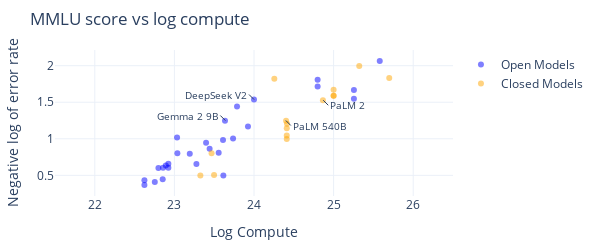

Write notebook code for a chart like this one.
### Code cell
fig = go.Figure()

for category, color in [('Open', 'blue'), ('Closed', 'orange')]:
  df_category = filtered_reg_df[filtered_reg_df['Open/Closed'] == category]
  fig.add_trace(
      go.Scatter(
          x=df_category['log_compute'],
          y=df_category[bench + '_log_error'],
          mode='markers',
          name=f'{category} Models',
          marker=dict(color=color, opacity=0.5),
          text=df_category['System']
      ),
  )

fig.add_annotation(
    x=24,
    y=1.537,
    text="DeepSeek V2",
    xref="x",
    yref="y",
    showarrow=True,
    font=dict(size=10),
    align="left",
    xanchor="right",
    ax=-5,
    ay=-5
)
fig.add_annotation(
    x=24.87,
    y=1.527,
    text="PaLM 2",
    xref="x",
    yref="y",
    showarrow=True,
    font=dict(size=10),
    align="left",
    xanchor="left",
    ax=5,
    ay=5,
)
fig.add_annotation(
    x=23.64,
    y=1.25,
    text="Gemma 2 9B",
    xref="x",
    yref="y",
    showarrow=True,
    font=dict(size=10),
    align="left",
    xanchor="right",
    ax=-5,
    ay=-5
)
fig.add_annotation(
    x=24.4,
    y=1.25,
    text="PaLM 540B",
    xref="x",
    yref="y",
    showarrow=True,
    font=dict(size=10),
    align="left",
    xanchor="left",
    ax=5,
    ay=5
)

# Update layout
fig.update_layout(
  width=600,
  height=250,
  title_text=f"{bench} score vs log compute",
  showlegend=True,
  # legend=dict(
  #   orientation="h",
  #   yanchor="bottom",
  #   y=-0.4,
  #   xanchor="left",
  #   x=0,
  # ),
  margin=dict(t=50, b=20, l=40, r=40),
  template='plotly_white'
)

fig.update_xaxes(title_text="Log Compute", range=[21.5, 26.5])
fig.update_yaxes(title_text="Negative log of error rate")

# Show the plot
fig.show()

# Save the plot
if save:
  save_plot(fig, results_dir, f'{bench}_compute')

### Figure 1 — Plotly figure (JSON) as saved in the notebook; plotly's stock layout.template omitted (floating-point values rounded to 4 significant figures)
{"data": [{"marker": {"color": "blue", "opacity": 0.5}, "mode": "markers", "name": "Open Models", "text": ["BLOOM-176B", "DeepSeek-7B", "DeepSeek-V2", "Falcon 40B", "Gemma 2 9B", "GPT-NeoX 20B", "Llama 3 70B", "Llama 3.1 70B", "Llama 3.1 405B", "LLaMa-1 7B", "LLaMa-1 13B", "LLaMa-1 33B", "LLaMa-1 65B", "LLaMa-2 7B", "LLaMa-2 13B", "LLaMa-2 34B", "LLaMa-2 70B", "MPT 7B", "MPT 30B", "Nemotron-4-340B Base", "Nemotron-4-340B Instruct", "OPT-66B", "StableLM-3B-4E1T", "StableLM-alpha-7b-v2", "XVerse-13B", "XVerse-13B-2", "Yi-34B", "Yi-6B"], "type": "scatter", "x": [23.61, 22.92, 24, 23.56, 23.64, 22.75, 24.8, 24.8, 25.58, 22.62, 22.89, 23.44, 23.74, 22.92, 23.19, 23.61, 23.92, 22.62, 23.28, 25.26, 25.26, 22.85, 22.86, 22.8, 23.04, 23.4, 23.79, 23.03], "y": [0.4964, 0.6578, 1.537, 0.8074, 1.248, 0.4095, 1.715, 1.808, 2.064, 0.4323, 0.633, 0.8627, 1.005, 0.6033, 0.7941, 0.9835, 1.168, 0.3682, 0.6539, 1.666, 1.546, 0.4461, 0.602, 0.5997, 0.8007, 0.9467, 1.442, 1.017]}, {"marker": {"color": "orange", "opacity": 0.5}, "mode": "markers", "name": "Closed Models", "text": ["BloombergGPT", "code-davinci-002", "Gemini Ultra", "GPT-3.5-turbo-16k", "GPT-4 (original)", "Inflection-2", "Inflection-2.5", "Mistral Large", "PaLM 63B", "PaLM 540B", "PaLM-2", "text-davinci-001", "text-davinci-002", "text-davinci-003", "Yi-Large"], "type": "scatter", "x": [23.33, 24.41, 25.7, 24.41, 25.32, 25, 25, 25, 23.47, 24.4, 24.87, 23.5, 24.41, 24.41, 24.26], "y": [0.4973, 1.146, 1.83, 1.204, 1.995, 1.59, 1.59, 1.671, 0.8007, 1.248, 1.528, 0.5058, 0.997, 1.044, 1.82]}], "layout": {"annotations": [{"align": "left", "ax": -5, "ay": -5, "font": {"size": 10}, "showarrow": true, "text": "DeepSeek V2", "x": 24, "xanchor": "right", "xref": "x", "y": 1.537, "yref": "y"}, {"align": "left", "ax": 5, "ay": 5, "font": {"size": 10}, "showarrow": true, "text": "PaLM 2", "x": 24.87, "xanchor": "left", "xref": "x", "y": 1.527, "yref": "y"}, {"align": "left", "ax": -5, "ay": -5, "font": {"size": 10}, "showarrow": true, "text": "Gemma 2 9B", "x": 23.64, "xanchor": "right", "xref": "x", "y": 1.25, "yref": "y"}, {"align": "left", "ax": 5, "ay": 5, "font": {"size": 10}, "showarrow": true, "text": "PaLM 540B", "x": 24.4, "xanchor": "left", "xref": "x", "y": 1.25, "yref": "y"}], "height": 250, "margin": {"b": 20, "l": 40, "r": 40, "t": 50}, "showlegend": true, "title": {"text": "MMLU score vs log compute"}, "width": 600, "xaxis": {"range": [21.5, 26.5], "title": {"text": "Log Compute"}}, "yaxis": {"title": {"text": "Negative log of error rate"}}}}
